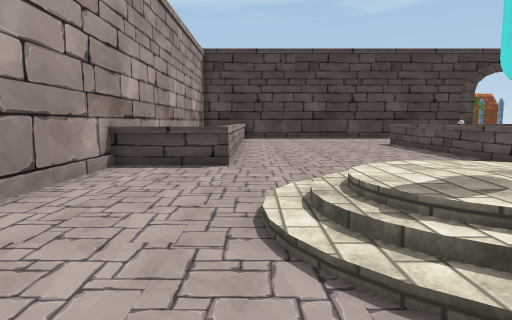
[1] (above)

24 first-person views from a walk through a scene from a Unity 3-D project. The camera is 1.3 m above the floor, tilts 6° down and sees 70° across. Doors are open. The floor is counted in squares, 1 m on a side. Each view is taken from the middle of a square. On the plan, view 1 faces up. The plan holds only what a view shows up to about 15 squares ahead; the rest is blank. The place goes on beyond the plan. The player character is not drawn. Some animated figures are not drawn. Some surface patterns are stand-ins.

[2]
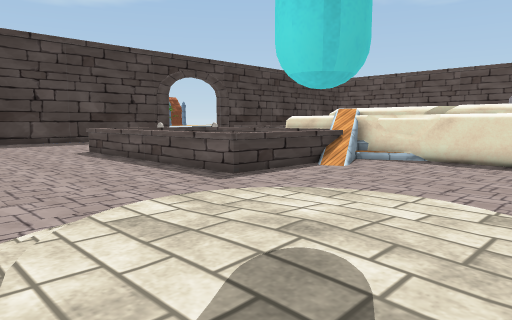

[3]
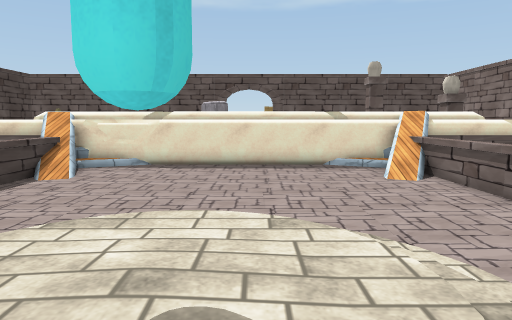

[4]
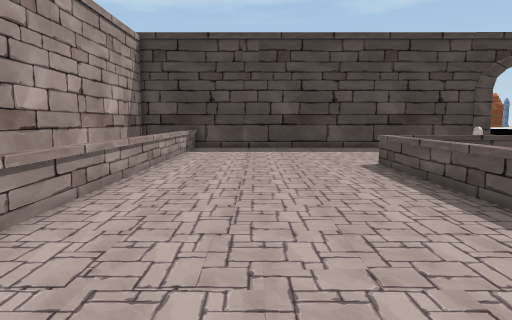

[5]
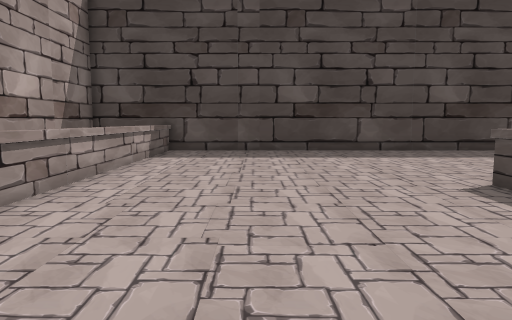

[6]
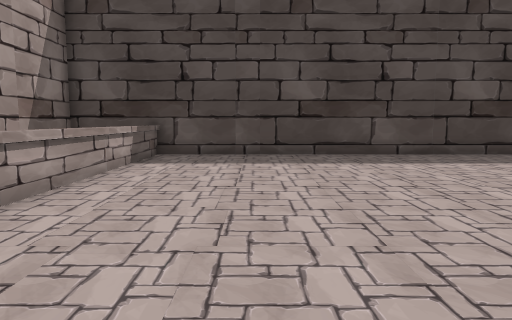

[7]
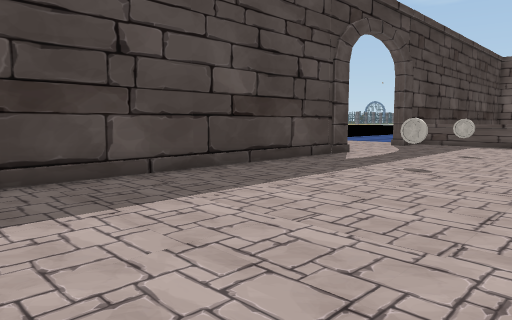

[8]
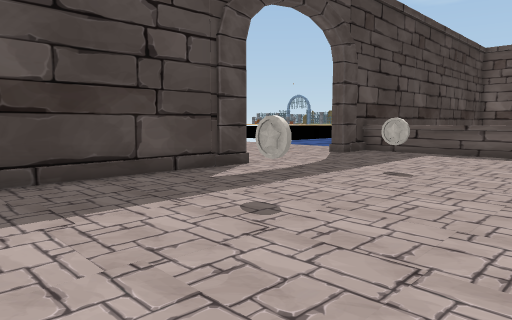

[9]
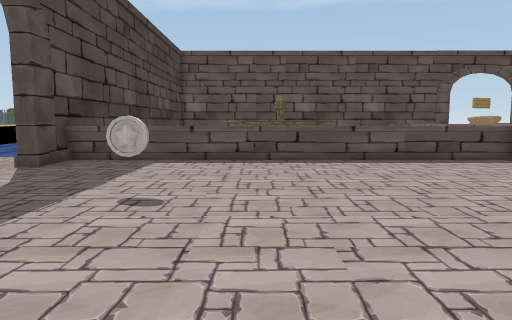

[10]
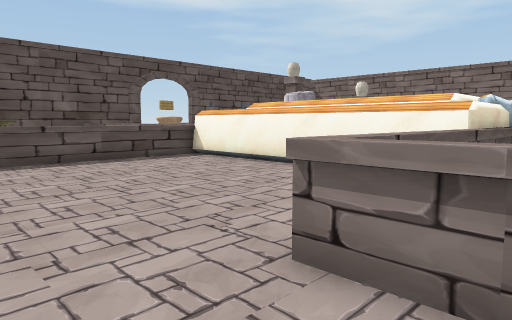

[11]
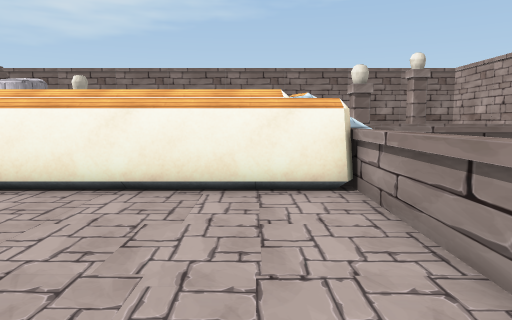

[12]
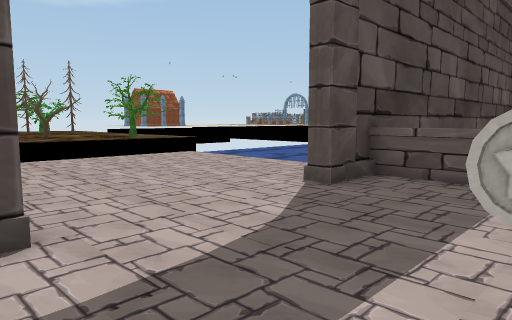

[13]
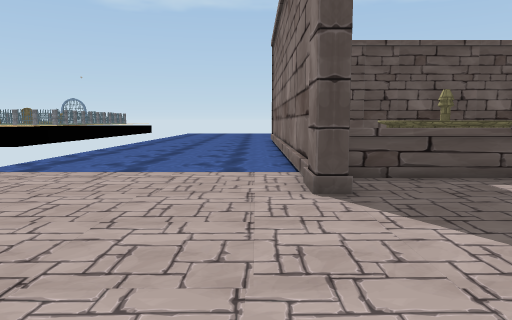

[14]
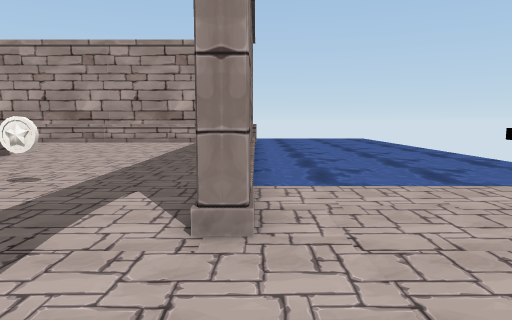

[15]
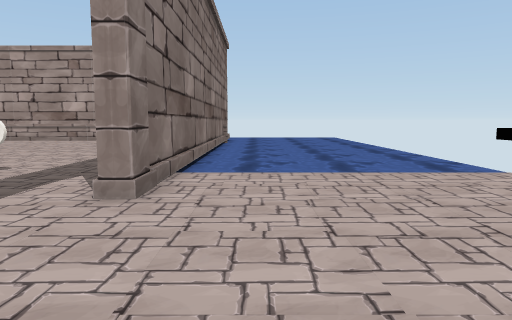

[16]
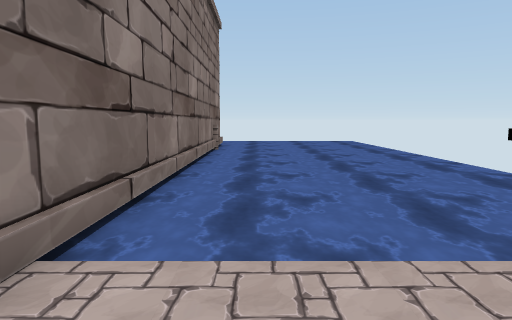

[17]
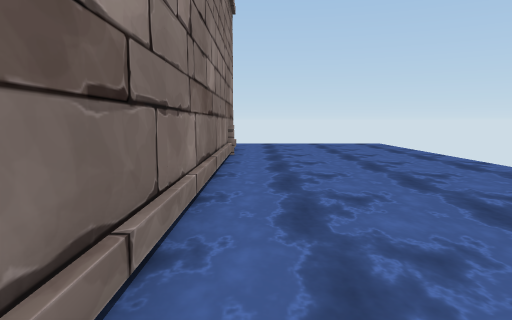

[18]
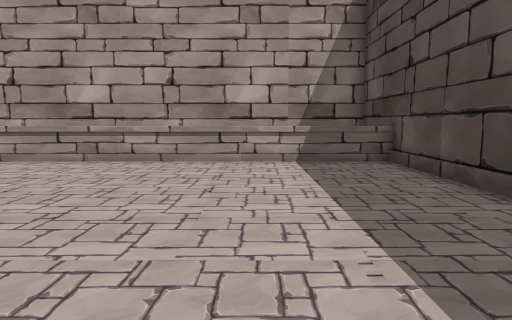

[19]
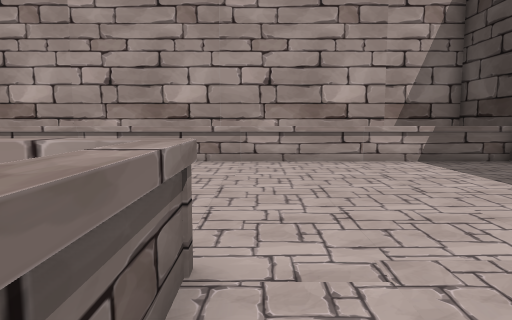

[20]
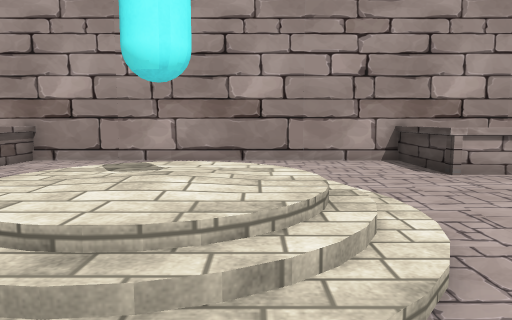

[21]
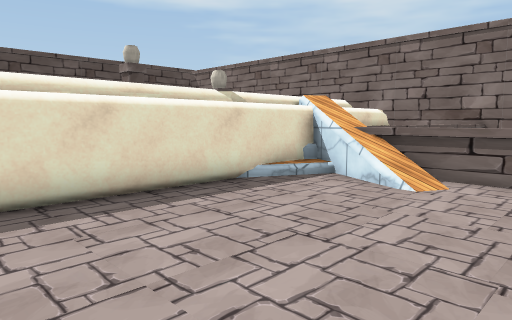

[22]
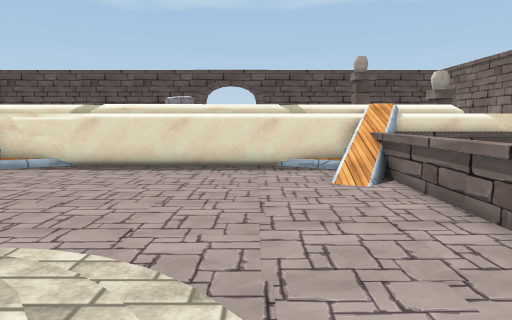

[23]
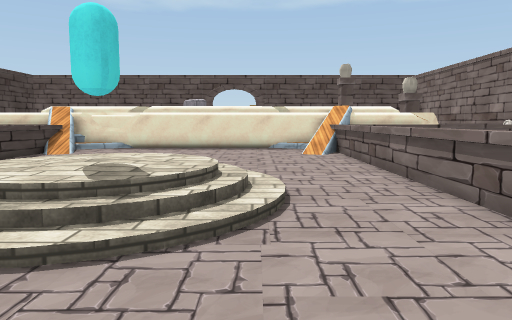

[24]
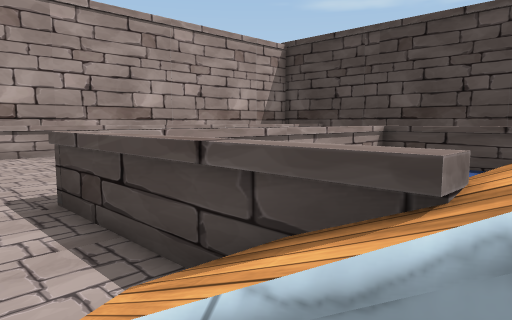

### Floor plan
Key: @ floor where view 1 was taken; # wall or solid block; x gap in a wall; . main floor; : floor 0.25 m higher than the main floor; + floor 0.5 m higher than the main floor; * floor 1.75 m higher than the main floor; % floor 2 m higher than the main floor; / step, stairs or slope; = window, fence, low wall or low ledge; ≈ water the walk keeps out of; ^ raised ledge; O other object.
Columns run from 4 left of view 1 to 29 right of it. Each row starts with its distance up from view 1.
 40     ≈≈≈≈≈≈≈≈≈≈≈≈≈≈≈             ≈≈
 39     ≈≈≈≈≈≈≈≈≈≈≈≈≈≈≈..   ......  ≈≈
 38     ≈≈≈≈≈≈≈≈≈≈≈≈≈≈≈...  ....... ≈≈
 37     ≈≈≈≈≈≈≈≈≈≈≈≈≈≈≈............ ≈≈
 36     ≈≈≈≈≈≈≈≈≈≈≈≈≈≈≈............ ≈≈
 35     ≈≈≈≈≈≈≈≈≈≈≈≈≈≈≈............ ≈≈
 34     ≈≈≈≈≈≈≈≈≈≈≈≈≈≈≈............ ≈≈
 33     ≈≈≈≈≈≈≈≈≈≈≈≈≈≈≈............ ≈≈
 32     ≈≈≈≈≈≈≈≈≈≈≈≈≈≈≈............ ≈≈
 31 #######################.....######
 30 #≈≈=.................##.....###≈≈≈
 29 ≈  =.........................=≈
 28 ≈  =.........................=
 27 ≈  =.........................=
 26 ≈  =...............O....O....=
 25 ≈  =.........................=
 24 ≈  =.........................=
 23 ≈  =.........................=
 22 ≈  =............ ............=
 21 ≈  =........========.........=
 20 ≈  =........=  ≈   =.........=
 19 ≈  =........=      =.........=
 18 ≈  =........=      =.........=
 17 ≈  =........=      =.........=
 16 ≈  =........=      =.........=
 15 ≈  =........=      #*********#
 14 ≈  =........=      =
 13 ≈  =........=      =*%%%%
 12 ≈  =........=     ≈=*
 11 #===........#====≈##*
 10 #.............../=/x*
  9 #..................:*
  8 #.....////..........*         ##
  7 #....//////.........%         ^
  6 #....//++//.........%
  5 #...//+OO+/.........%
  4 #...//+++//.........% =
  3 # ...//////.........% =
  2 #.....////..........%=
  1 #...................*#
  0 #...@..............:*
 -1 #..  ...........x==#*
 -2 #      ≈≈ ≈ ≈≈≈≈≈≈≈*%
 -3 ≈                  ≈*
 -4                    ≈

Where each view was taken, in squares from view 1:
view 1: 0 up, 0 right, facing up
view 2: 3 up, 1 right, facing up-right
view 3: 4 up, 1 right, facing right
view 4: 7 up, 3 right, facing up
view 5: 14 up, 3 right, facing up
view 6: 16 up, 3 right, facing up
view 7: 22 up, 4 right, facing up-right
view 8: 22 up, 10 right, facing up-right
view 9: 24 up, 13 right, facing right
view 10: 24 up, 13 right, facing down-right
view 11: 22 up, 17 right, facing down
view 12: 26 up, 17 right, facing up-right
view 13: 32 up, 17 right, facing right
view 14: 31 up, 22 right, facing left
view 15: 33 up, 24 right, facing left
view 16: 33 up, 18 right, facing left
view 17: 32 up, 15 right, facing left
view 18: 26 up, 11 right, facing left
view 19: 22 up, 11 right, facing left
view 20: 6 up, 8 right, facing left
view 21: 7 up, 9 right, facing down-right
view 22: 2 up, 3 right, facing right
view 23: 2 up, 3 left, facing right
view 24: 9 up, 14 right, facing up-left
